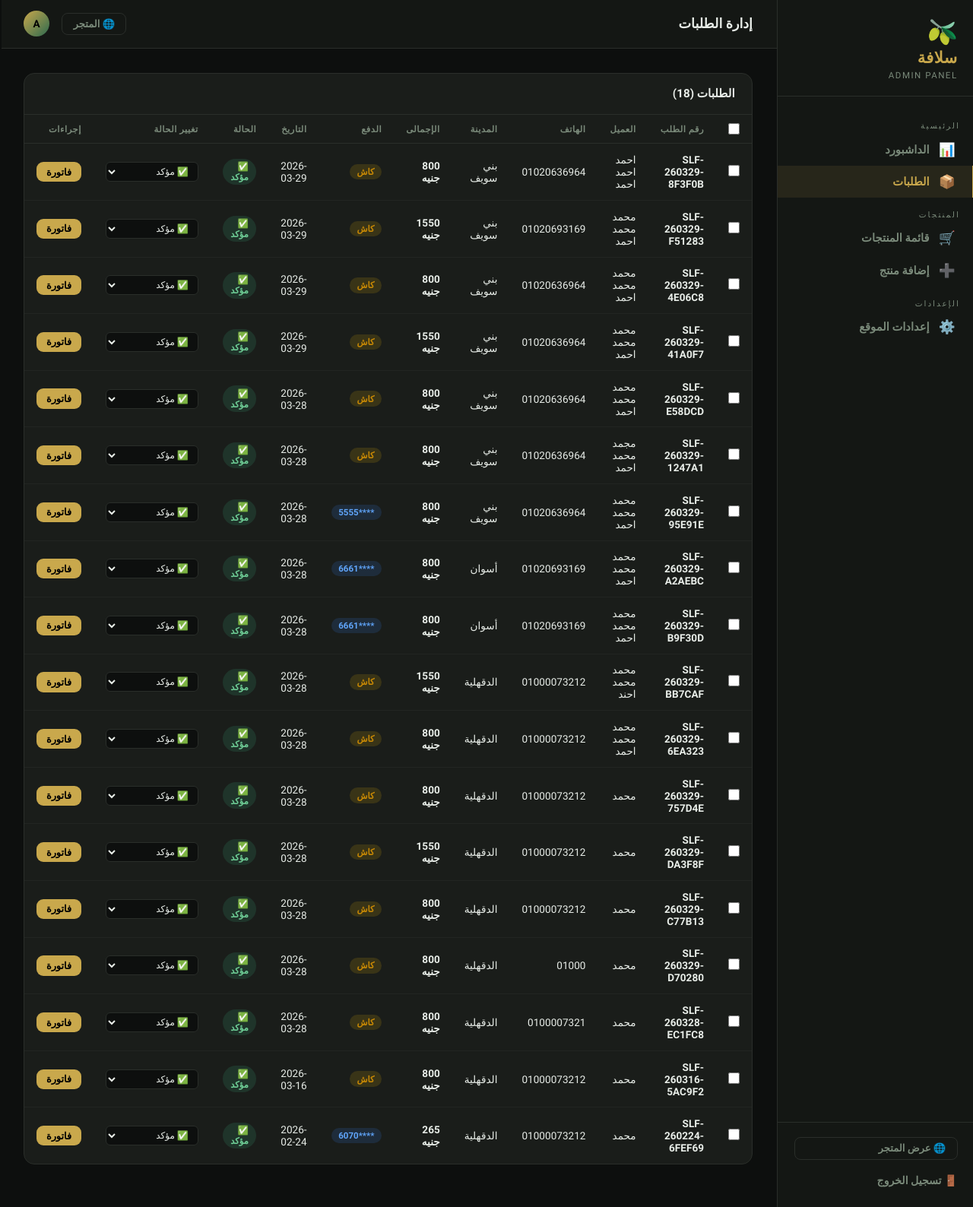
The page /admin/orders (signed in) on the database as committed earlier.
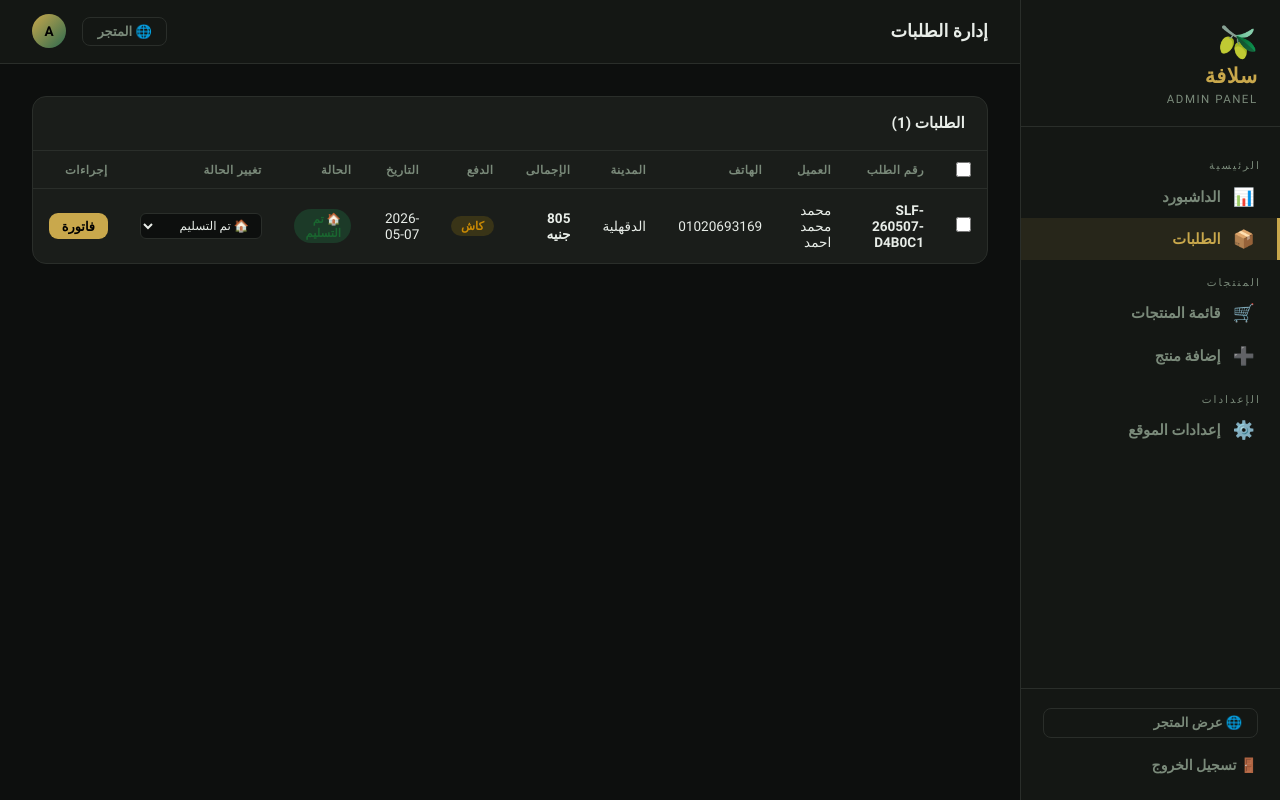
The same page on the database as committed later.
### tables this page shows
CREATE TABLE orders (
            id INTEGER PRIMARY KEY AUTOINCREMENT,
            order_number TEXT,
            full_name TEXT, phone TEXT, city TEXT, address TEXT,
            total REAL, tax REAL, grand_total REAL,
            card_last4 TEXT, status TEXT DEFAULT 'confirmed',
            lang TEXT DEFAULT 'ar',
            created_at TEXT DEFAULT CURRENT_TIMESTAMP
        , payment_method TEXT DEFAULT 'card', shipping REAL DEFAULT 0, postal TEXT DEFAULT NULL);

### app.py (the view)
@app.route('/admin/orders')
@admin_required
def admin_orders():
    orders = get_db().execute('SELECT * FROM orders ORDER BY id DESC').fetchall()
    return render_template('admin/orders.html', orders=orders)

### app.py (called while the page is built)
def get_db():
    if 'db' not in g:
        g.db = sqlite3.connect(DB_PATH)
        g.db.row_factory = sqlite3.Row
    return g.db

def get_lang():
    return session.get('lang', 'ar')

def get_all_settings():
    rows = get_db().execute('SELECT key, value FROM settings').fetchall()
    return {r['key']: r['value'] for r in rows}

@app.context_processor
def inject_globals():
    return dict(s=get_all_settings(), lang=get_lang())

def admin_required(f):
    @wraps(f)
    def decorated(*args, **kwargs):
        if not session.get('admin_logged_in'):
            return redirect(url_for('admin_login'))
        return f(*args, **kwargs)
    return decorated

### templates/admin/orders.html (shortened to what this page needs)
{% extends "admin/base.html" %}
{% block page_title %} إدارة الطلبات{% endblock %}
{% block content %}
<form id="bulkForm" action="{{ url_for('admin_orders_delete') }}" method="POST">
<div class="a-card">
  <div class="a-card-head">
    <h3>الطلبات ({{ orders|length }})</h3>
  </div>
  <div style="padding:0">
    <table class="a-table">
      <thead>
        <tr>
          <th>
            <div class="check-all-wrap">
              <input type="checkbox" class="order-check" id="checkAll" title="تحديد الكل">
            </div>
          </th>
          <th>رقم الطلب</th>
          <th>العميل</th>
          <th>الهاتف</th>
          <th>المدينة</th>
          <th>الإجمالى</th>
          <th>الدفع</th>
          <th>التاريخ</th>
          <th>الحالة</th>
          <th>تغيير الحالة</th>
          <th>إجراءات</th>
        </tr>
      </thead>
      <tbody>
        {% for o in orders %}
        <tr data-id="{{ o['id'] }}">
          <td>
            <input type="checkbox" class="order-check row-check" name="order_ids" value="{{ o['id'] }}">
          </td>
          <td><strong>{{ o['order_number'] }}</strong></td>
          <td>{{ o['full_name'] }}</td>
          <td>{{ o['phone'] }}</td>
          <td>{{ o['city'] }}</td>
          <td><strong style="color:var(--dk)">{{ o['grand_total']|int }} جنيه</strong></td>
          <td>
            {% if o['payment_method']=='cod' %}
              <span class="pay-badge pay-cod"> كاش</span>
            {% else %}
              <span class="pay-badge pay-card"> ****{{ o['card_last4'] }}</span>
            {% endif %}
          </td>
          <td>{{ o['created_at'][:10] }}</td>
          <td>
            <span class="badge
              {%- if o['status']=='confirmed' %} badge-green
              {%- elif o['status']=='packed'    %} badge-orange
              {%- elif o['status']=='shipped'   %} badge-blue
              {%- elif o['status']=='delivered' %} badge-teal
              {%- elif o['status']=='cancelled' %} badge-red
              {%- else %} badge-gray{%- endif %}">
              {%- if o['status']=='confirmed' %}✅ مؤكد
              {%- elif o['status']=='packed'    %}📦 تغليف
              {%- elif o['status']=='shipped'   %}🚚 شحن
              {%- elif o['status']=='delivered' %}🏠 تم التسليم
              {%- elif o['status']=='cancelled' %}❌ ملغى
              {%- else %}{{ o['status'] }}{%- endif %}
            </span>
          </td>
          <td>
            <select class="status-sel"
                    data-oid="{{ o['id'] }}"
                    onchange="updateStatus(this)">
              <option value="confirmed"  {% if o['status']=='confirmed'  %}selected{% endif %}>✅ مؤكد</option>
              <option value="delivered"  {% if o['status']=='delivered'  %}selected{% endif %}>🏠 تم التسليم</option>
            </select>
          </td>
          <td>
            <a href="{{ url_for('admin_order_invoice', oid=o['id']) }}"
               class="btn btn-gold btn-sm" target="_blank"> فاتورة</a>
          </td>
        </tr>
        {% else %}
        <tr><td colspan="11" style="text-align:center;color:#aaa;padding:3rem">لا توجد طلبات بعد</td></tr>
        {% endfor %}
      </tbody>
    </table>
  </div>
</div>
</form>
{% endblock %}

Rows that differ between the two databases and show on the page:
removed orders: order_number "SLF-260329-8F3F0B", full_name "احمد احمد احمد", phone "01020636964", city "بني سويف", grand_total "800", payment_method "كاش", created_at "2026-03-29", shows "✅ مؤكد", status+id "✅ مؤكد"
removed orders: order_number "SLF-260329-F51283", full_name "محمد محمد احمد", phone "01020693169", city "بني سويف", grand_total "1550", payment_method "كاش", created_at "2026-03-29", shows "✅ مؤكد", status+id "✅ مؤكد"
removed orders: order_number "SLF-260329-4E06C8", full_name "محمد محمد احمد", phone "01020636964", city "بني سويف", grand_total "800", payment_method "كاش", created_at "2026-03-29", shows "✅ مؤكد", status+id "✅ مؤكد"
removed orders: order_number "SLF-260329-41A0F7", full_name "محمد محمد احمد", phone "01020636964", city "بني سويف", grand_total "1550", payment_method "كاش", created_at "2026-03-29", shows "✅ مؤكد", status+id "✅ مؤكد"
removed orders: order_number "SLF-260329-E58DCD", full_name "محمد محمد احمد", phone "01020636964", city "بني سويف", grand_total "800", payment_method "كاش", created_at "2026-03-28", shows "✅ مؤكد", status+id "✅ مؤكد"
removed orders: order_number "SLF-260329-1247A1", full_name "مجمد محمد احمد", phone "01020636964", city "بني سويف", grand_total "800", payment_method "كاش", created_at "2026-03-28", shows "✅ مؤكد", status+id "✅ مؤكد"
removed orders: order_number "SLF-260329-95E91E", full_name "محمد محمد احمد", phone "01020636964", city "بني سويف", grand_total "800", card_last4 "5555", created_at "2026-03-28", shows "✅ مؤكد", status+id "✅ مؤكد"
removed orders: order_number "SLF-260329-A2AEBC", full_name "محمد محمد احمد", phone "01020693169", city "أسوان", grand_total "800", card_last4 "6661", created_at "2026-03-28", shows "✅ مؤكد", status+id "✅ مؤكد"
removed orders: order_number "SLF-260329-B9F30D", full_name "محمد محمد احمد", phone "01020693169", city "أسوان", grand_total "800", card_last4 "6661", created_at "2026-03-28", shows "✅ مؤكد", status+id "✅ مؤكد"
removed orders: order_number "SLF-260329-BB7CAF", full_name "محمد محمد احند", phone "01000073212", city "الدقهلية", grand_total "1550", payment_method "كاش", created_at "2026-03-28", shows "✅ مؤكد", status+id "✅ مؤكد"
removed orders: order_number "SLF-260329-6EA323", full_name "محمد محمد احمد", phone "01000073212", city "الدقهلية", grand_total "800", payment_method "كاش", created_at "2026-03-28", shows "✅ مؤكد", status+id "✅ مؤكد"
removed orders: order_number "SLF-260329-757D4E", full_name "محمد", phone "01000073212", city "الدقهلية", grand_total "800", payment_method "كاش", created_at "2026-03-28", shows "✅ مؤكد", status+id "✅ مؤكد"
removed orders: order_number "SLF-260329-DA3F8F", full_name "محمد", phone "01000073212", city "الدقهلية", grand_total "1550", payment_method "كاش", created_at "2026-03-28", shows "✅ مؤكد", status+id "✅ مؤكد"
removed orders: order_number "SLF-260329-C77B13", full_name "محمد", phone "01000073212", city "الدقهلية", grand_total "800", payment_method "كاش", created_at "2026-03-28", shows "✅ مؤكد", status+id "✅ مؤكد"
removed orders: order_number "SLF-260329-D70280", full_name "محمد", phone "01000", city "الدقهلية", grand_total "800", payment_method "كاش", created_at "2026-03-28", shows "✅ مؤكد", status+id "✅ مؤكد"
removed orders: order_number "SLF-260328-EC1FC8", full_name "محمد", phone "0100007321", city "الدقهلية", grand_total "800", payment_method "كاش", created_at "2026-03-28", shows "✅ مؤكد", status+id "✅ مؤكد"
removed orders: order_number "SLF-260316-5AC9F2", full_name "محمد", phone "01000073212", city "الدقهلية", grand_total "800", payment_method "كاش", created_at "2026-03-16", shows "✅ مؤكد", status+id "✅ مؤكد"
removed orders: order_number "SLF-260224-6FEF69", full_name "محمد", phone "01000073212", city "الدقهلية", grand_total "265", card_last4 "6070", created_at "2026-02-24", shows "✅ مؤكد", status+id "✅ مؤكد"
added orders: order_number "SLF-260507-D4B0C1", full_name "محمد محمد احمد", phone "01020693169", city "الدقهلية", grand_total "805", payment_method "كاش", created_at "2026-05-07", shows "🏠 تم التسليم", status+id "🏠 تم التسليم"
Other text that changed with them:
{{ orders|length }}: "18" → "1"
